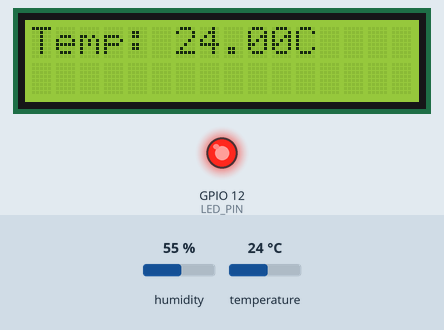
A sketch run on a simulated ESP32. Parts: 16×2 character LCD, output pins drawn as LEDs (lit = HIGH). The test bench sets the inputs (shaded band); at power-on: temperature 24 °C, humidity 55 %. WiFi joins after 1.5 s; servers stay silent unless stated; random numbers use the default seed unless the sketch sets one; no MQTT or app messages arrive unless stated; what the sketch prints to the serial monitor is not drawn.

Above: at 2.8 s.
2.9 s: temperature set to 35.6 °C
At 4.8 s:
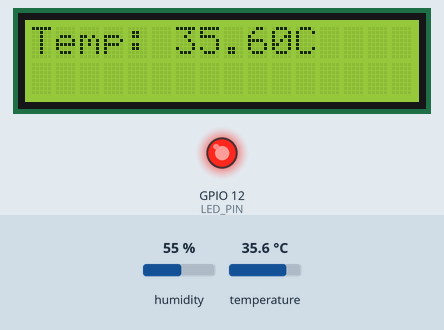
5.1 s: temperature set to 36.5 °C
At 6.4 s:
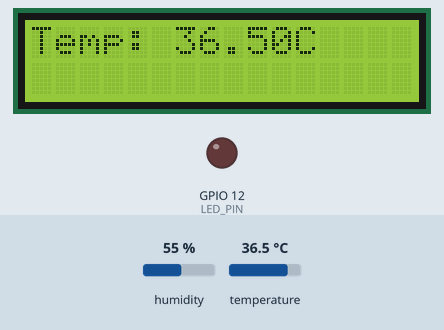
7.1 s: temperature set to 12 °C
At 7.9 s:
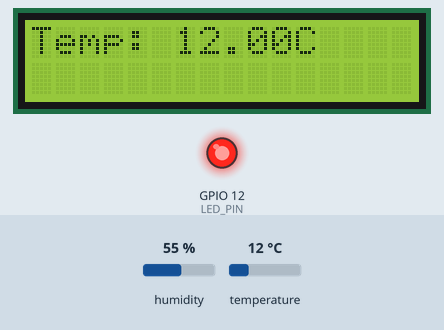
Timing chart, 0 to 10.1 s (numbered marks = the images above; inputs shaded):
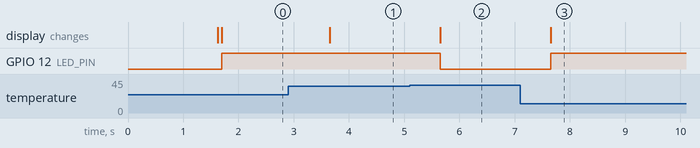

The sketch:

sketch.ino
```cpp
#include <DHTesp.h>
#include <PubSubClient.h>
#include <LiquidCrystal_I2C.h>
#include <Wire.h>
#include <WiFi.h>

// Define o LCD
LiquidCrystal_I2C LCD = LiquidCrystal_I2C(0x27, 16, 2);

// Define um ID MQTT aleatório
String ID_MQTT;
char *letters = "abcdefghijklmnopqrstuvwxyz0123456789";

// Define os tópicos MQTT
#define TOPIC_TEMPERATURE   "uc/cm/c3/2324/temperature"

// Atualiza a cada 1 segundo
#define PUBLISH_DELAY 1000  // Alterei para 5 segundos para reduzir o tráfego MQTT
unsigned long publishUpdate;

// Configurações do Wi-Fi
const char *SSID = "Wokwi-GUEST";
const char *PASSWORD = "";

// Define o Broker MQTT e a PORTA
const char *BROKER_MQTT = "broker.hivemq.com";
int BROKER_PORT = 1883;

// Portas definidas
const int DHT_PIN = 15;
const int LED_PIN = 12;  // Adicionei uma constante para o pino do LED vermelho

// Limites de temperatura para acender o LED vermelho
const float TEMPERATURE_LOWER_LIMIT = 36.0;
const float TEMPERATURE_UPPER_LIMIT = 38.0;

// Variáveis globais
WiFiClient espClient;
PubSubClient MQTT(espClient);
DHTesp dhtSensor;

// Declarações
void startWifi(void);
void initMQTT(void);
void reconnectMQTT(void);
void reconnectWiFi(void);
void checkWiFIAndMQTT(void);

void setup() {
  Serial.begin(115200);

  LCD.init();
  LCD.backlight();
  LCD.setCursor(0, 0);
  LCD.print("Initializing...");
  LCD.setCursor(0, 1);
  LCD.print("Please wait...");

  dhtSensor.setup(DHT_PIN, DHTesp::DHT22);

  pinMode(LED_PIN, OUTPUT);

  startWifi();
  initMQTT();
}

void loop() {
  if ((millis() - publishUpdate) >= PUBLISH_DELAY) {
    publishUpdate = millis();
    checkWiFIAndMQTT();

    TempAndHumidity data = dhtSensor.getTempAndHumidity();
    float temperature = data.temperature;

    LCD.clear();
    LCD.setCursor(0, 0);
    LCD.print("Temp: " + String(temperature, 2) + "C");

    char temperatureStr[6];
    dtostrf(temperature, 4, 2, temperatureStr);

    MQTT.publish(TOPIC_TEMPERATURE, temperatureStr);

    // Lógica para acender o LED vermelho
    if (temperature < TEMPERATURE_LOWER_LIMIT || temperature > TEMPERATURE_UPPER_LIMIT) {
      digitalWrite(LED_PIN, HIGH);
    } else {
      digitalWrite(LED_PIN, LOW);
    }

    MQTT.loop();
  }
}


void startWifi(void) {
  reconnectWiFi();
}

void initMQTT(void) {
  MQTT.setServer(BROKER_MQTT, BROKER_PORT);
}

void reconnectMQTT(void) {
  while (!MQTT.connected()) {
    ID_MQTT = "";
    Serial.print("* Starting connection with broker: ");
    Serial.println(BROKER_MQTT);

    int i = 0;
    for (i = 0; i < 10; i++) {
      ID_MQTT = ID_MQTT + letters[random(0, 36)];
    }

    if (MQTT.connect(ID_MQTT.c_str())) {
      Serial.print("* Connected to broker successfully with ID: ");
      Serial.println(ID_MQTT);
      MQTT.subscribe(TOPIC_TEMPERATURE);
    } else {
      Serial.println("* Failed to connected to broker. Trying again in 2 seconds.");
      delay(2000);
    }
  }
}

void checkWiFIAndMQTT(void) {
  if (!MQTT.connected())
    reconnectMQTT();
  reconnectWiFi();
}

void reconnectWiFi(void) {
  if (WiFi.status() == WL_CONNECTED)
    return;

  WiFi.begin(SSID, PASSWORD);

  Serial.print("* Connecting to Wifi ");
  while (WiFi.status() != WL_CONNECTED) {
    delay(100);
    Serial.print(".");
  }

  Serial.println("");
  Serial.print("* Successfully connected to Wi-Fi, with local IP: ");
  Serial.println(WiFi.localIP());

  LCD.clear();
  LCD.setCursor(0, 0);
  LCD.print("Finished!");
  LCD.setCursor(0, 1);
  LCD.print("-- ");
  LCD.print(WiFi.localIP());
}
```

Measured:
- the behaviour switches between 35.9 and 36 °C on temperature (found by bisection; images 1 and 2)
- after the input at 2.9 s, the display: changes after 0.75 s (image 1)
- after the input at 5.1 s, GPIO 12 (LED_PIN): HIGH → LOW after 0.55 s; the display: changes after 0.55 s (image 2)
- after the input at 7.1 s, GPIO 12 (LED_PIN): LOW → HIGH after 0.55 s; the display: changes after 0.55 s (image 3)
